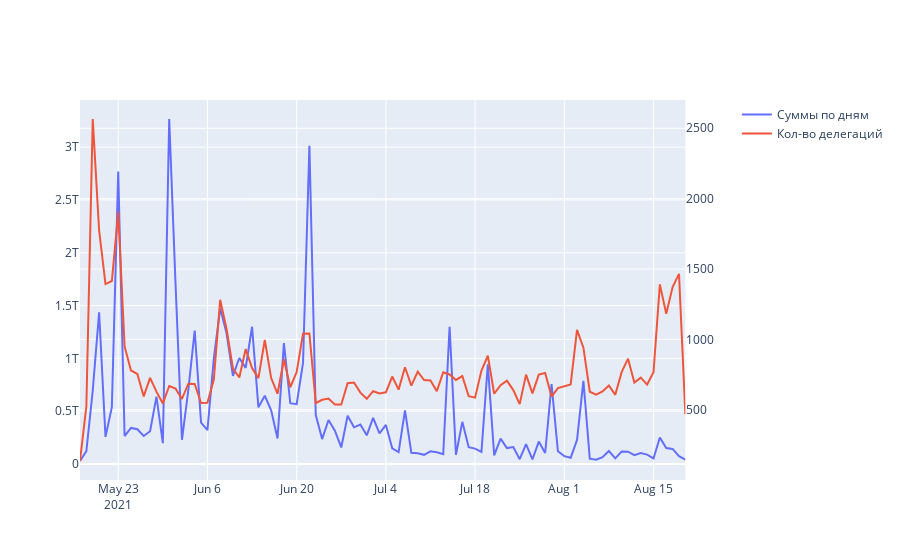
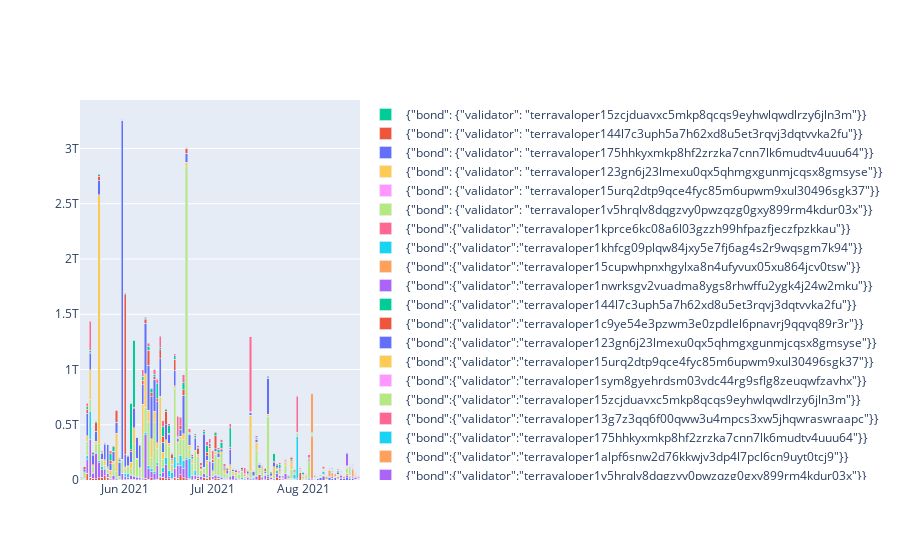

Notebook cell for these charts, in order:
### Code cell
import requests
import datetime
import json
import plotly
import plotly.graph_objs as go
import plotly.graph_objects as px
from collections import defaultdict
from plotly.subplots import make_subplots
import base64
from statistics import stdev,mean

LCD_ENDPOINT = "https://tequila-fcd.terra.dev/v1/txs/"
CONTRACT = "terra1qzzcc8r04ylr20lwzhlafwynqtmjdnrzlc35jh"

LCD_ENDPOINT = "https://fcd.terra.dev/v1/txs/"
CONTRACT = "terra1mtwph2juhj0rvjz7dy92gvl6xvukaxu8rfv8ts"


def fetch_txs():
    txs = []
    params = {
        "account": CONTRACT,
        "limit": 100
    }
    i = 0
    until_day = datetime.date(2021, 5, 18)
    day = datetime.date.today()
    while day >= until_day:
        resp = requests.get(LCD_ENDPOINT, params=params)
        txs = txs + resp.json()['txs']
        n = resp.json()['next']
        params['offset'] = n
        i += 1
        day = datetime.datetime.strptime(
            resp.json()['txs'][0]["timestamp"], "%Y-%m-%dT%H:%M:%SZ").date()
        print(resp.json()['txs'][0]["timestamp"])

    valuable_txs = []
    for tx in txs:
        tx.pop('logs', None)
        tx.pop('raw_log', None)
        # if get_uluna(tx,CONTRACT) >0:
        #     valuable_txs.append(tx)
    return txs


def get_uluna(tx, contract):
    coins = [(msg['value']['coins'],(base64.b64decode(msg['value']['execute_msg']).decode("utf-8"))) for msg in tx['tx']['value']['msg']
             if 'coins' in msg['value'] and msg['value']['contract'] == contract]
    if len(coins) > 0 and len(coins[0][0]) > 0:
        if coins[0][0][0]['denom'] == 'uluna':
            return (int(coins[0][0][0]['amount']),coins[0][1])
    return (0,"")



def funds_per_day(tx_list):
    funds = defaultdict(lambda: defaultdict(int))
    send_number = defaultdict(int)
    for tx in tx_list:
        day = datetime.datetime.strptime(
            tx["timestamp"], "%Y-%m-%dT%H:%M:%SZ").date()
        uluna,msg = get_uluna(tx, CONTRACT)
        funds[day][msg] = funds[day][msg] + uluna
        send_number[day] += 1
    return funds, send_number


if False:
    txs = fetch_txs()
    fd = open("txs-dump.json", "w")
    fd.write(json.dumps(txs))
    fd.close()
else:
    fd = open("txs-dump.json")
    txs = json.loads(fd.read())


days = []
sums = []
delegation_list = []
funds, delegations = funds_per_day(txs)
funds_by_message = defaultdict(lambda: defaultdict(int))
for k, v in funds.items():
    days.append(k)
    sums.append(sum(list(v.values())))
    delegation_list.append(delegations[k])
    for msg in v.keys():
        funds_by_message[msg][k] = v[msg]

print(stdev(delegation_list))
print(mean(delegation_list))
fig = make_subplots(specs=[[{"secondary_y": True}]])
fig.add_trace(go.Scatter(x=days, y=sums, name="Суммы по дням"),
              secondary_y=False)
fig.add_trace(go.Scatter(x=days, y=delegation_list,
                         name="Кол-во делегаций"), secondary_y=True)
fig.show()

bars = []
for msg,data in funds_by_message.items():
    days = list(data.keys())
    coins = list(data.values())
    bars.append(
        go.Bar(
            name=msg
        ,x=days,y=coins)
    )
plot = px.Figure(data=bars)

plot.update_layout(barmode='stack')

plot.show()
